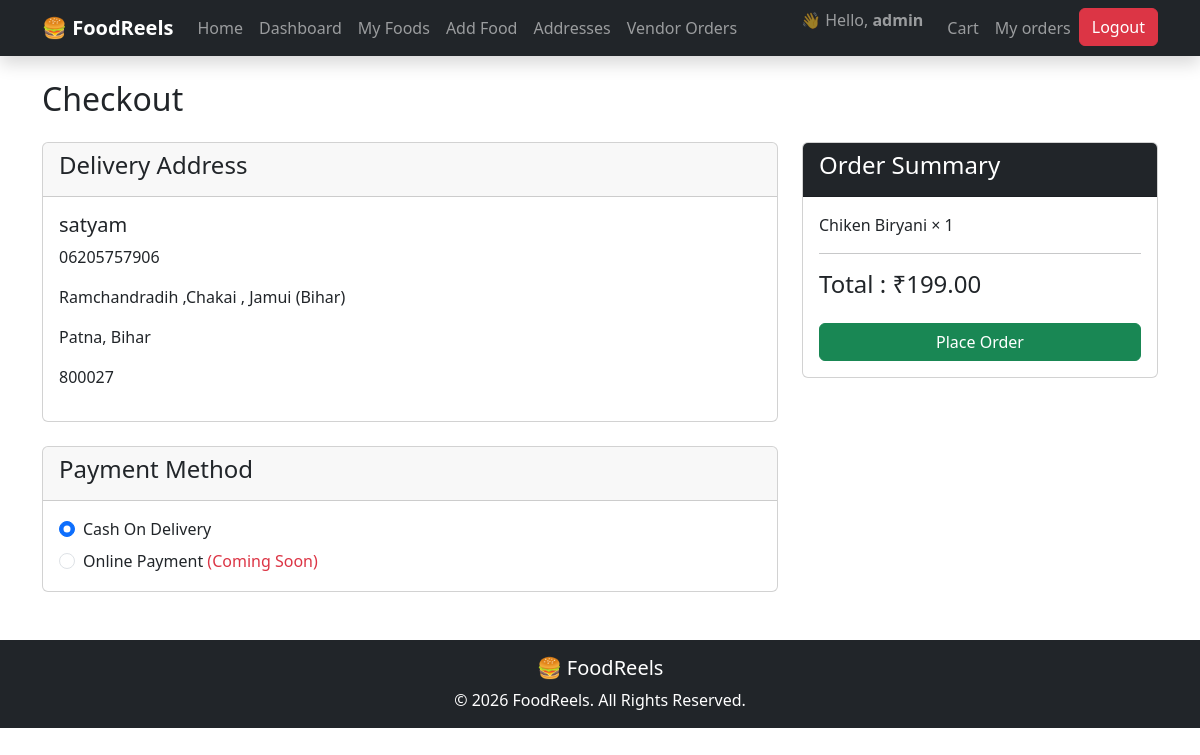
The app's page /checkout/ (signed in) with its own data.
### accounts/models.py (models this page shows, shortened)
class User(AbstractUser):
    REEL_CHOICES = (
        ('customer','Customer'),
        ('vendor','Vendor'),
        ('admin', 'Admin'),
    )
    phone = models.CharField(max_length=15, blank=True, null=True)
    role = models.CharField(max_length=20, choices=REEL_CHOICES, default='customer')

### addresses/models.py (models this page shows, shortened)
class Address(models.Model):
    user = models.ForeignKey(
        settings.AUTH_USER_MODEL,
        on_delete=models.CASCADE
    )
    full_name = models.CharField(max_length=150)
    phone = models.CharField(max_length=15)
    address_line = models.TextField()
    city = models.CharField(max_length=100)
    state = models.CharField(max_length=100)
    pincode = models.CharField(max_length=10)
    is_default = models.BooleanField(default=False)
    created_at = models.DateTimeField(auto_now_add=True)

### cart/models.py (models this page shows, shortened)
class Cart(models.Model):
    user = models.ForeignKey(settings.AUTH_USER_MODEL, on_delete=models.CASCADE)
    food = models.ForeignKey(FoodItem, on_delete=models.CASCADE)
    quantity = models.PositiveIntegerField(default=1)
    created_at = models.DateTimeField(auto_now_add=True)
    class Meta:
        unique_together = ("user","food")
    def total_price(self):
        return self.food.price * self.quantity

### foods/models.py (models this page shows, shortened)
class FoodItem(models.Model):
    vendor = models.ForeignKey(
        Vendor,
        on_delete=models.CASCADE,
        related_name='foods'
    )
    category = models.ForeignKey(
        Category,
        on_delete=models.CASCADE
    )
    name = models.CharField(max_length=200)
    description = models.TextField()
    price = models.DecimalField(
        max_digits=8,
        decimal_places=2
    )
    image = models.ImageField(
        upload_to="foods/"
    )
    is_available = models.BooleanField(default=True)
    created_at = models.DateTimeField(auto_now_add=True)
    updated_at = models.DateTimeField(auto_now=True)

### checkout/views.py (the view)
# urls.py: path("",checkout, name="checkout"),
@login_required
def checkout(request):
    cart_items = Cart.objects.filter(user=request.user)
    total = sum(item.total_price() for item in cart_items)
    address = Address.objects.filter(
        user=request.user,
        is_default=True
    ).first()
    context = {
        "cart_items": cart_items,
        "total": total,
        "address": address,
    }
    return render(
        request,
        "checkout/checkout.html",
        context
    )

### templates/checkout/checkout.html (shortened to what this page needs)
{% extends "base.html" %}
{% block content %}
<h2 class="mb-4">Checkout</h2>
<div class="row">
    <div class="col-md-8">
        <div class="card mb-4">
            <div class="card-header">
                <h4>Delivery Address</h4>
            </div>
            <div class="card-body">
                {% if address %}
                    <h5>{{ address.full_name }}</h5>
                    <p>{{ address.phone }}</p>
                    <p>{{ address.address_line }}</p>
                    <p>{{ address.city }}, {{ address.state }}</p>
                    <p>{{ address.pincode }}</p>
                {% endif %}
            </div>
        </div>
        <div class="card">
            <div class="card-header">
                <h4>Payment Method</h4>
            </div>
            <div class="card-body">
                <div class="form-check">
                    <input
                    class="form-check-input"
                    type="radio"
                    checked>
                    <label class="form-check-label">
                        Cash On Delivery
                    </label>
                </div>
                <div class="form-check mt-2">
                    <input
                    class="form-check-input"
                    type="radio">
                    <label class="form-check-label">
                        Online Payment
                        <span class="text-danger">
                            (Coming Soon)
                        </span>
                    </label>
                </div>
            </div>
        </div>
    </div>
    <div class="col-md-4">
        <div class="card">
            <div class="card-header bg-dark text-white">
                <h4>Order Summary</h4>
            </div>
            <div class="card-body">
                {% for item in cart_items %}
                    <p>
                        {{ item.food.name }}
                        ×
                        {{ item.quantity }}
                    </p>
                {% endfor %}
                <hr>
                <h4>
                    Total : ₹{{ total }}
                </h4>
                <a href="{% url 'place-order'%}"
                   class="btn btn-success w-100 mt-3">
                    Place Order
                </a>
            </div>
        </div>
    </div>
</div>
{% endblock %}

### templates/base.html (shortened to what this page needs)
<!DOCTYPE html>
<html lang="en">
<head>
    <link href="https://cdn.jsdelivr.net/npm/bootstrap@5.3.7/dist/css/bootstrap.min.css" rel="stylesheet">
</head>
<body>
<nav class="navbar navbar-expand-lg navbar-dark bg-dark shadow">
    <div class="container">
        <a class="navbar-brand fw-bold" href="{% url 'home' %}">
            🍔 FoodReels
        </a>
        <div class="collapse navbar-collapse" id="navbarNav">
            <ul class="navbar-nav me-auto">
                <li class="nav-item">
                    <a class="nav-link" href="{% url 'home' %}">
                        Home
                    </a>
                </li>
                {% if request.user.is_authenticated %}
                    <li class="nav-item">
                        <a class="nav-link" href="{% url 'vendor-dashboard' %}">
                            Dashboard
                        </a>
                    </li>
                    <li class="nav-item">
                        <a class="nav-link" href="{% url 'food-list' %}">
                            My Foods
                        </a>
                    </li>
                    <li class="nav-item">
                        <a class="nav-link" href="{% url 'add-food' %}">
                            Add Food
                        </a>
                    </li>
                   <li class="nav-item">
                        <a class="nav-link" href="{% url 'address-list' %}">
                            Addresses
                        </a>
                    </li>
                    <li class="nav-item">
                        <a class="nav-link"
                           href="{% url 'vendor-orders' %}">
                           Vendor Orders
                    </a>
                    </li>
                {% endif %}
            </ul>
            <ul class="navbar-nav">
                {% if request.user.is_authenticated %}
                    <li class="nav-item">
                        <span class="navbar-text me-3">
                            👋 Hello,
                            <strong>{{ request.user.username }}</strong>
                        </span>
                    </li>
                    <li class="nav-item">
                        <a class="nav-link" href="{% url 'cart-list' %}">Cart</a>
                    </li>
                    <li class="nav-item">
                        <a class="nav-link" href="{% url 'my-orders' %}">
                            My orders
                        </a>
                    </li>
                    <li class="nav-item">
                        <a
                            href="{% url 'logout' %}"
                            class="btn btn-danger">
                            Logout
                        </a>
                    </li>
                {% endif %}
            </ul>
        </div>
    </div>
</nav>
<div class="container mt-4">
    {% block content %}
    {% endblock %}
</div>
<footer class="bg-dark text-white text-center p-3 mt-5">
    <h5>🍔 FoodReels</h5>
    <p class="mb-0">
        © 2026 FoodReels. All Rights Reserved.
    </p>
</footer>
</body>
</html>

### records on screen
User: user.username "admin"
Address: full_name "satyam", phone "06205757906", address_line "Ramchandradih ,Chakai , Jamui (Bihar)", city "Patna", state "Bihar", pincode "800027"
Cart: food.name "Chiken Biryani", quantity "1"

### other values on screen
{{ total }} "199.00"
